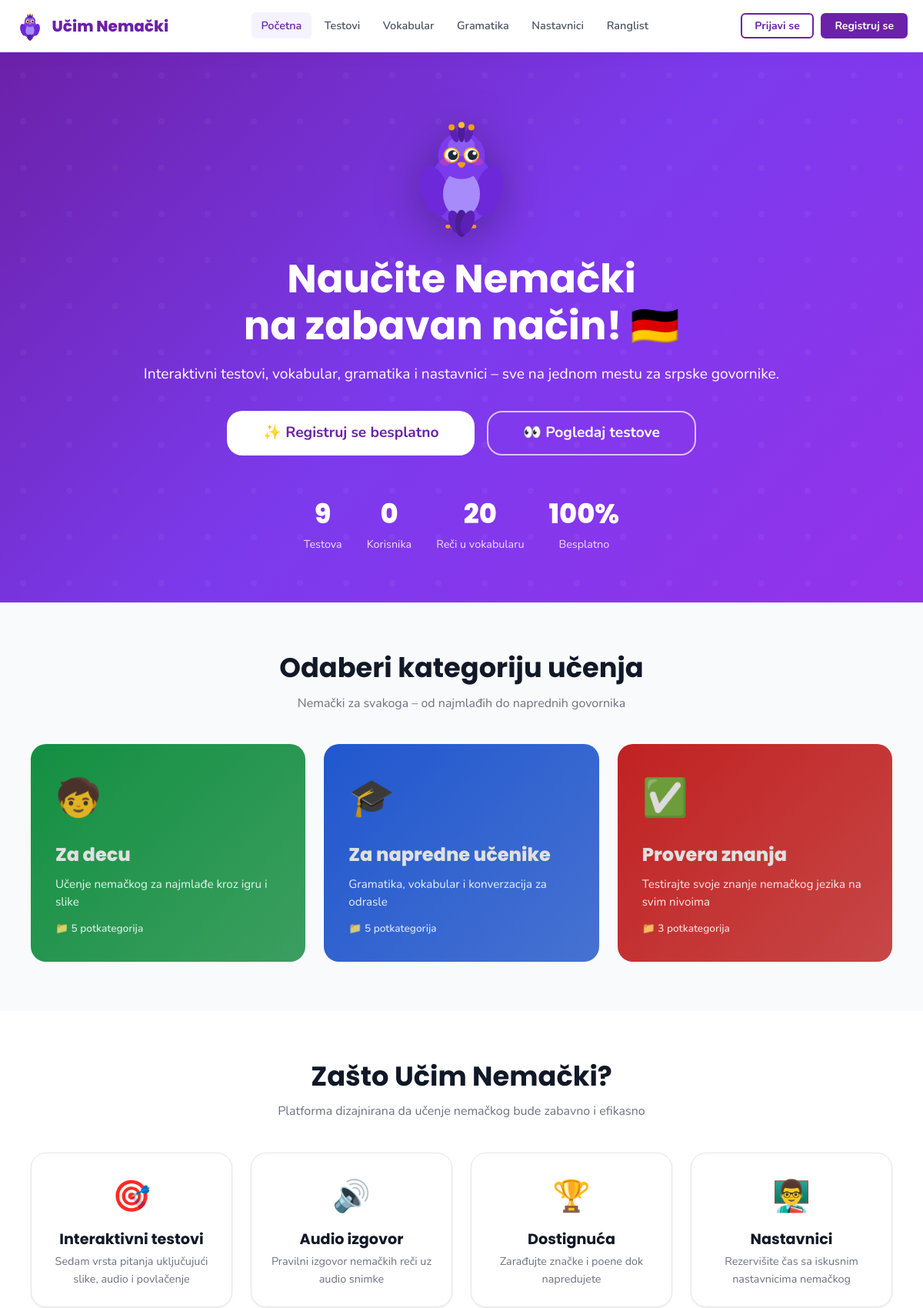
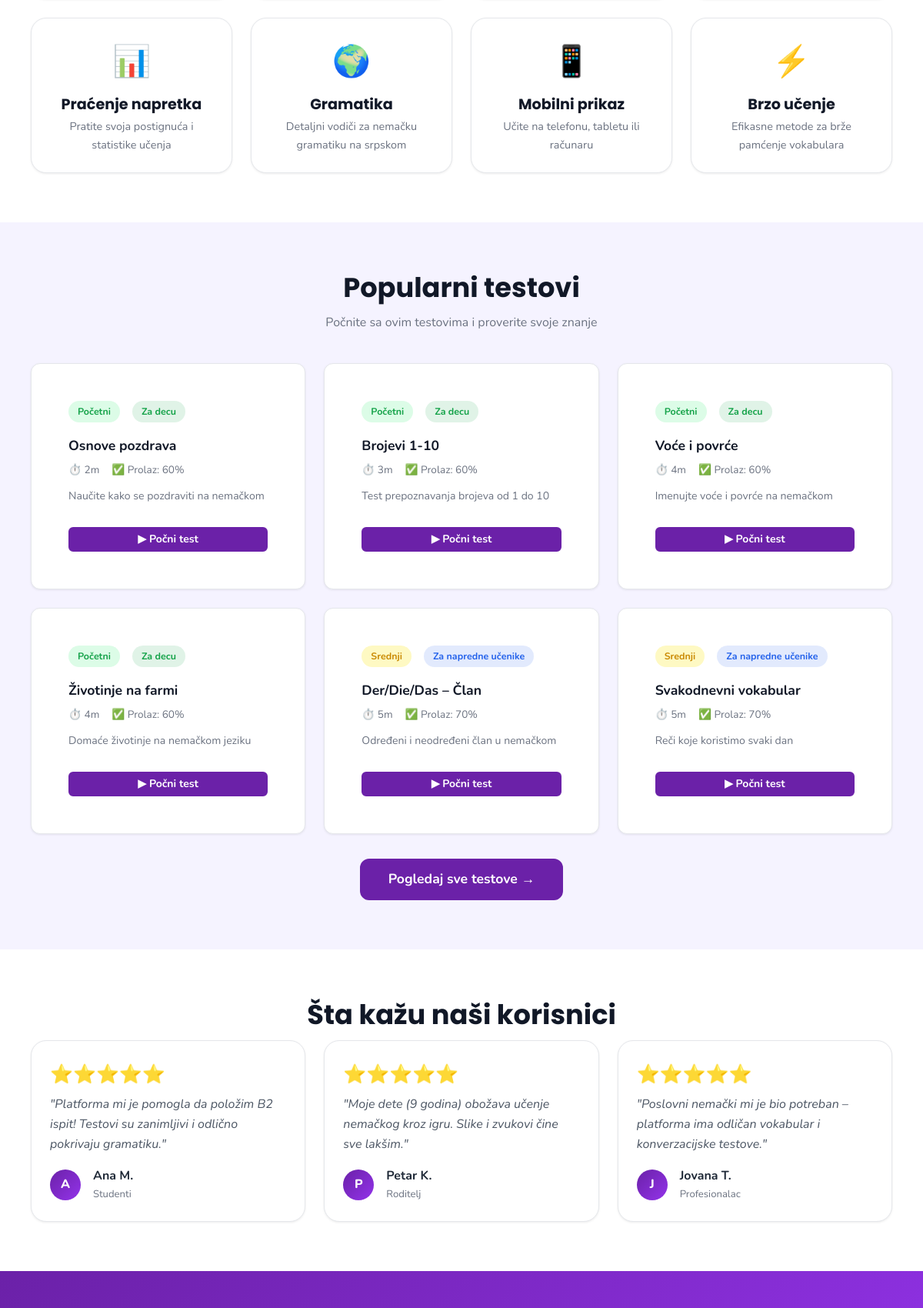
The page / (upper part) on the database its author committed (2 pictures, top to bottom).
### tables this page shows
CREATE TABLE IF NOT EXISTS categories (
    id          TINYINT UNSIGNED AUTO_INCREMENT PRIMARY KEY,
    name        VARCHAR(100) NOT NULL,
    description TEXT         DEFAULT NULL,
    icon        VARCHAR(10)  NOT NULL DEFAULT '📚',
    color       VARCHAR(20)  NOT NULL DEFAULT '#6B21A8',
    sort_order  TINYINT UNSIGNED NOT NULL DEFAULT 0
);

CREATE TABLE IF NOT EXISTS tests (
    id            SMALLINT UNSIGNED AUTO_INCREMENT PRIMARY KEY,
    subcategory_id SMALLINT UNSIGNED NOT NULL,
    title         VARCHAR(200) NOT NULL,
    description   TEXT         DEFAULT NULL,
    difficulty    ENUM('beginner','intermediate','advanced') NOT NULL DEFAULT 'beginner',
    time_limit    SMALLINT UNSIGNED NOT NULL DEFAULT 300 COMMENT 'seconds',
    passing_score TINYINT UNSIGNED NOT NULL DEFAULT 60  COMMENT 'percentage',
    created_at    DATETIME NOT NULL DEFAULT CURRENT_TIMESTAMP,
    FOREIGN KEY (subcategory_id) REFERENCES subcategories(id) ON DELETE CASCADE
);

### includes/functions.php (called while the page is built, shortened)
<?php
function sanitize(string $input): string {
    return htmlspecialchars(trim($input), ENT_QUOTES | ENT_SUBSTITUTE, 'UTF-8');
}
function isLoggedIn(): bool {
    return !empty($_SESSION['user_id']);
}
function formatTime(int $seconds): string {
    $m = (int)floor($seconds / 60);
    $s = $seconds % 60;
    return $s > 0 ? "{$m}m {$s}s" : "{$m}m";
}

### index.php (the view, shortened to what this page needs)
<?php
require_once __DIR__ . '/includes/functions.php';
$db = getDB();
$stats = [];
$res = $db->query('SELECT COUNT(*) AS cnt FROM tests');    $stats['tests']    = (int)($res->fetch_assoc()['cnt'] ?? 0);
$res = $db->query('SELECT COUNT(*) AS cnt FROM users WHERE role="user"'); $stats['users'] = (int)($res->fetch_assoc()['cnt'] ?? 0);
$res = $db->query('SELECT COUNT(*) AS cnt FROM vocabulary'); $stats['vocab']   = (int)($res->fetch_assoc()['cnt'] ?? 0);
$cats = $db->query('SELECT c.*, (SELECT COUNT(*) FROM subcategories s WHERE s.category_id=c.id) AS sub_cnt FROM categories c ORDER BY c.sort_order')->fetch_all(MYSQLI_ASSOC);
require_once __DIR__ . '/includes/header.php';
?>
<section class="hero">
    <div class="hero-content container">
        <div class="hero-parrot animate-float" aria-hidden="true">
            <img src="<?= SITE_URL ?>/assets/images/parrot.svg" alt="Učim Nemački papagaj maskota" width="160" height="160">
        </div>
        <h1 class="animate-slide-up">Naučite Nemački<br>na zabavan način! 🇩🇪</h1>
        <p class="hero-sub animate-slide-up delay-1">Interaktivni testovi, vokabular, gramatika i nastavnici – sve na jednom mestu za srpske govornike.</p>
        <div class="hero-cta animate-slide-up delay-2">
            <?php if (isLoggedIn()): ?>
                <a href="<?= SITE_URL ?>/pages/tests.php" class="btn btn-xl" style="background:#fff;color:#6B21A8;">📝 Počni sa testovima</a>
                <a href="<?= SITE_URL ?>/pages/vocabulary.php" class="btn btn-xl btn-outline" style="border-color:#fff;color:#fff;">📖 Vokabular</a>
            <?php else: ?>
                <a href="<?= SITE_URL ?>/pages/register.php" class="btn btn-xl" style="background:#fff;color:#6B21A8;">✨ Registruj se besplatno</a>
                <a href="<?= SITE_URL ?>/pages/tests.php" class="btn btn-xl btn-outline" style="border-color:rgba(255,255,255,.7);color:#fff;">👀 Pogledaj testove</a>
            <?php endif; ?>
        </div>
        <div class="hero-stats animate-fade-in delay-3">
            <div class="hero-stat">
                <div class="hero-stat-num" data-count="<?= $stats['tests'] ?>"><?= $stats['tests'] ?></div>
                <div class="hero-stat-label">Testova</div>
            </div>
            <div class="hero-stat">
                <div class="hero-stat-num" data-count="<?= $stats['users'] ?>"><?= $stats['users'] ?></div>
                <div class="hero-stat-label">Korisnika</div>
            </div>
            <div class="hero-stat">
                <div class="hero-stat-num" data-count="<?= $stats['vocab'] ?>"><?= $stats['vocab'] ?></div>
                <div class="hero-stat-label">Reči u vokabularu</div>
            </div>
            <div class="hero-stat">
                <div class="hero-stat-num">100%</div>
                <div class="hero-stat-label">Besplatno</div>
            </div>
        </div>
    </div>
</section>
<section class="section section-gray">
    <div class="container">
        <h2 class="section-title">Odaberi kategoriju učenja</h2>
        <p class="section-sub">Nemački za svakoga – od najmlađih do naprednih govornika</p>
        <div class="grid grid-3">
            <?php foreach ($cats as $cat): ?>
            <a href="<?= SITE_URL ?>/pages/tests.php?category=<?= (int)$cat['id'] ?>"
               class="category-card reveal"
               style="background: linear-gradient(135deg, <?= sanitize($cat['color']) ?> 0%, <?= sanitize($cat['color']) ?>cc 100%);">
                <div class="category-card-icon"><?= sanitize($cat['icon']) ?></div>
                <div class="category-card-name"><?= sanitize($cat['name']) ?></div>
                <div class="category-card-desc"><?= sanitize($cat['description']) ?></div>
                <div class="category-card-count">📁 <?= (int)$cat['sub_cnt'] ?> potkategorija</div>
            </a>
            <?php endforeach; ?>
        </div>
    </div>
</section>
<section class="section section-light">
    <div class="container">
        <h2 class="section-title">Zašto Učim Nemački?</h2>
        <p class="section-sub">Platforma dizajnirana da učenje nemačkog bude zabavno i efikasno</p>
        <div class="grid grid-4">
            <?php
            $features = [
                ['🎯', 'Interaktivni testovi', 'Sedam vrsta pitanja uključujući slike, audio i povlačenje'],
                ['🔊', 'Audio izgovor', 'Pravilni izgovor nemačkih reči uz audio snimke'],
                ['🏆', 'Dostignuća', 'Zarađujte značke i poene dok napredujete'],
                ['👨‍🏫', 'Nastavnici', 'Rezervišite čas sa iskusnim nastavnicima nemačkog'],
                ['📊', 'Praćenje napretka', 'Pratite svoja postignuća i statistike učenja'],
                ['🌍', 'Gramatika', 'Detaljni vodiči za nemačku gramatiku na srpskom'],
                ['📱', 'Mobilni prikaz', 'Učite na telefonu, tabletu ili računaru'],
                ['⚡', 'Brzo učenje', 'Efikasne metode za brže pamćenje vokabulara'],
            ];
            foreach ($features as $f): ?>
            <div class="card card-body text-center reveal">
                <div style="font-size:2.5rem;margin-bottom:.75rem"><?= $f[0] ?></div>
                <h4 style="margin-bottom:.4rem"><?= $f[1] ?></h4>
                <p class="text-muted" style="font-size:.9rem;margin:0"><?= $f[2] ?></p>
            </div>
            <?php endforeach; ?>
        </div>
    </div>
</section>
<section class="section section-purple">
    <div class="container">
        <h2 class="section-title">Popularni testovi</h2>
        <p class="section-sub">Počnite sa ovim testovima i proverite svoje znanje</p>
        <?php
        $latestTests = $db->query(
            'SELECT t.*, s.name AS sub_name, c.name AS cat_name, c.color AS cat_color
             FROM tests t
             JOIN subcategories s ON t.subcategory_id=s.id
             JOIN categories c ON s.category_id=c.id
             ORDER BY t.id ASC LIMIT 6'
        )->fetch_all(MYSQLI_ASSOC);
        ?>
        <div class="grid grid-3">
            <?php foreach ($latestTests as $test): ?>
            <div class="card test-card reveal hover-glow">
                <div class="card-body">
                    <div class="d-flex align-center gap-2 mb-2">
                        <span class="badge badge-<?= sanitize($test['difficulty']) ?>"><?=
                            ['beginner'=>'Početni','intermediate'=>'Srednji','advanced'=>'Napredni'][$test['difficulty']] ?? $test['difficulty']
                        ?></span>
                        <span class="badge" style="background:<?= sanitize($test['cat_color']) ?>22;color:<?= sanitize($test['cat_color']) ?>"><?= sanitize($test['cat_name']) ?></span>
                    </div>
                    <div class="test-card-title"><?= sanitize($test['title']) ?></div>
                    <div class="test-card-meta">
                        <span>⏱️ <?= formatTime((int)$test['time_limit']) ?></span>
                        <span>✅ Prolaz: <?= (int)$test['passing_score'] ?>%</span>
                    </div>
                    <p class="text-muted" style="font-size:.88rem"><?= sanitize($test['description']) ?></p>
                    <a href="<?= SITE_URL ?>/pages/test-take.php?id=<?= (int)$test['id'] ?>" class="btn btn-primary btn-sm btn-block mt-2">▶ Počni test</a>
                </div>
            </div>
            <?php endforeach; ?>
        </div>
        <div class="text-center mt-4">
            <a href="<?= SITE_URL ?>/pages/tests.php" class="btn btn-primary btn-lg">Pogledaj sve testove →</a>
        </div>
    </div>
</section>
<section class="section section-light">
    <div class="container">
        <h2 class="section-title">Šta kažu naši korisnici</h2>
        <div class="grid grid-3">
            <?php
            $testimonials = [
                ['Ana M.', 'Studenti', '⭐⭐⭐⭐⭐', 'Platforma mi je pomogla da položim B2 ispit! Testovi su zanimljivi i odlično pokrivaju gramatiku.'],
                ['Petar K.', 'Roditelj', '⭐⭐⭐⭐⭐', 'Moje dete (9 godina) obožava učenje nemačkog kroz igru. Slike i zvukovi čine sve lakšim.'],
                ['Jovana T.', 'Profesionalac', '⭐⭐⭐⭐⭐', 'Poslovni nemački mi je bio potreban – platforma ima odličan vokabular i konverzacijske testove.'],
            ];
            foreach ($testimonials as $t): ?>
            <div class="card card-body reveal">
                <div style="font-size:1.5rem;margin-bottom:.5rem"><?= $t[2] ?></div>
                <p style="font-style:italic;color:var(--gray-600);margin-bottom:1rem">"<?= $t[3] ?>"</p>
                <div class="d-flex align-center gap-2">
                    <div style="width:40px;height:40px;border-radius:50%;background:linear-gradient(135deg,#6B21A8,#9333EA);display:flex;align-items:center;justify-content:center;color:#fff;font-weight:800">
                        <?= strtoupper(substr($t[0], 0, 1)) ?>
                    </div>
                    <div>
                        <div style="font-weight:700"><?= $t[0] ?></div>
                        <div style="font-size:.82rem;color:var(--text-muted)"><?= $t[1] ?></div>
                    </div>
                </div>
            </div>
            <?php endforeach; ?>
        </div>
    </div>
</section>
<?php if (!isLoggedIn()): ?>
<section class="section" style="background:linear-gradient(135deg,#6B21A8,#9333EA);color:#fff;text-align:center;">
</section>
<?php endif; ?>
<?php require_once __DIR__ . '/includes/footer.php'; ?>

### assets/css/animations.css (style rules this page uses)
.animate-fade-in { animation: fadeIn .4s ease both; }
.animate-slide-up { animation: slideUp .5s ease both; }
.animate-float { animation: float 3s ease-in-out infinite; }
.delay-1 { animation-delay: .1s; }
.delay-2 { animation-delay: .2s; }
.delay-3 { animation-delay: .3s; }

### rows shown on the page
categories: icon "🧒", name "Za decu", description "Učenje nemačkog za najmlađe kroz igru i slike", sub_cnt "5"
categories: icon "🎓", name "Za napredne učenike", description "Gramatika, vokabular i konverzacija za odrasle", sub_cnt "5"
categories: icon "✅", name "Provera znanja", description "Testirajte svoje znanje nemačkog jezika na svim nivoima", sub_cnt "3"
tests: difficulty "Početni", categories.name "Za decu", title "Osnove pozdrava", time_limit "2m", passing_score "60", description "Naučite kako se pozdraviti na nemačkom"
tests: difficulty "Početni", categories.name "Za decu", title "Brojevi 1-10", time_limit "3m", passing_score "60", description "Test prepoznavanja brojeva od 1 do 10"
tests: difficulty "Početni", categories.name "Za decu", title "Voće i povrće", time_limit "4m", passing_score "60", description "Imenujte voće i povrće na nemačkom"
tests: difficulty "Početni", categories.name "Za decu", title "Životinje na farmi", time_limit "4m", passing_score "60", description "Domaće životinje na nemačkom jeziku"
tests: difficulty "Srednji", categories.name "Za napredne učenike", title "Der/Die/Das – Član", time_limit "5m", passing_score "70", description "Određeni i neodređeni član u nemačkom"
tests: difficulty "Srednji", categories.name "Za napredne učenike", title "Svakodnevni vokabular", time_limit "5m", passing_score "70", description "Reči koje koristimo svaki dan"

### other values the page prints
$stats['tests'] "9"
$stats['users'] "0"
$stats['vocab'] "20"
$f[0] "🎯"
$f[1] "Interaktivni testovi"
$f[2] "Sedam vrsta pitanja uključujući slike, audio i povlačenje"
$f[0] "🔊"
$f[1] "Audio izgovor"
$f[2] "Pravilni izgovor nemačkih reči uz audio snimke"
$f[0] "🏆"
$f[1] "Dostignuća"
$f[2] "Zarađujte značke i poene dok napredujete"
$f[0] "👨‍🏫"
$f[1] "Nastavnici"
$f[2] "Rezervišite čas sa iskusnim nastavnicima nemačkog"
